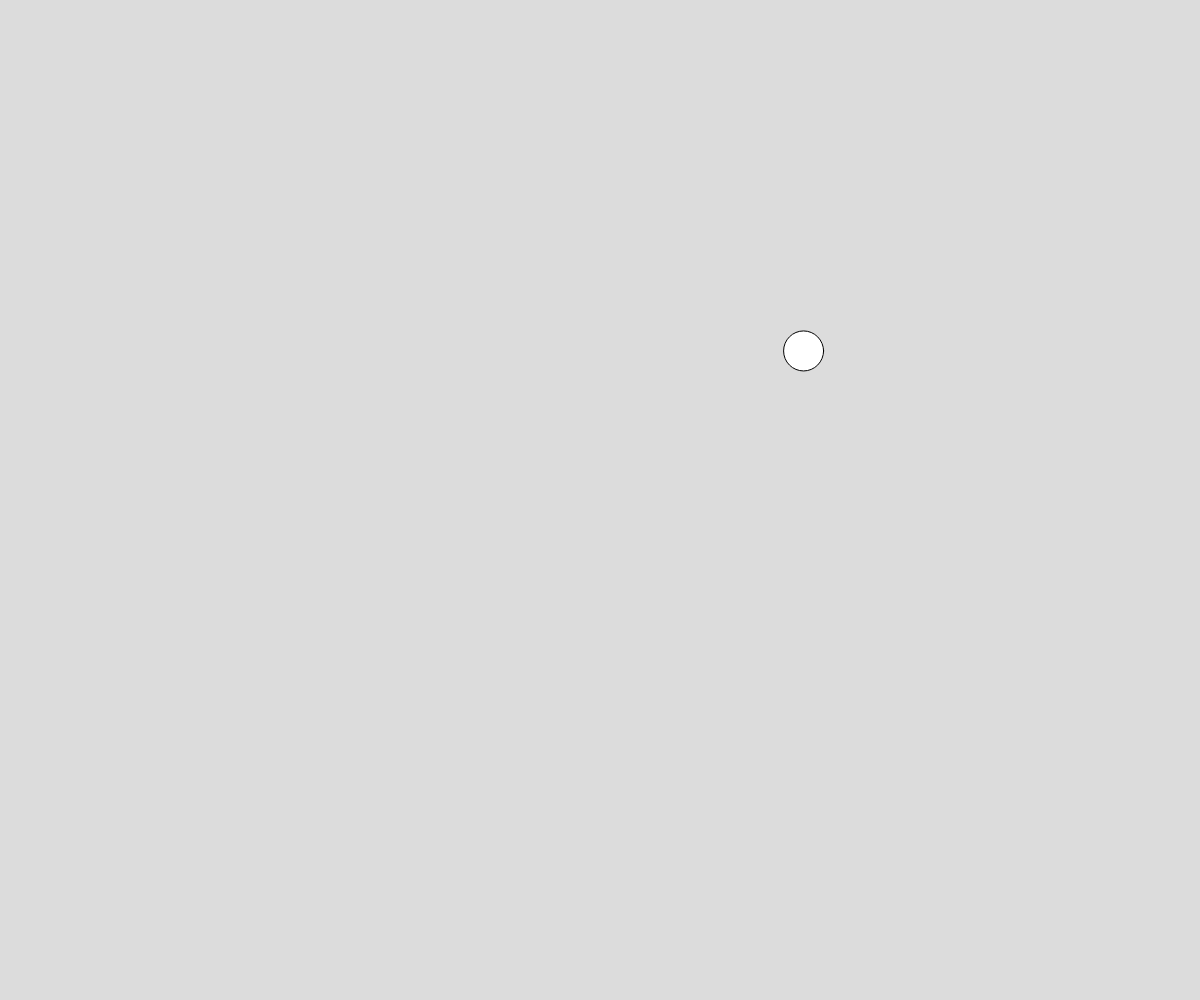
Frame 1 (no input)
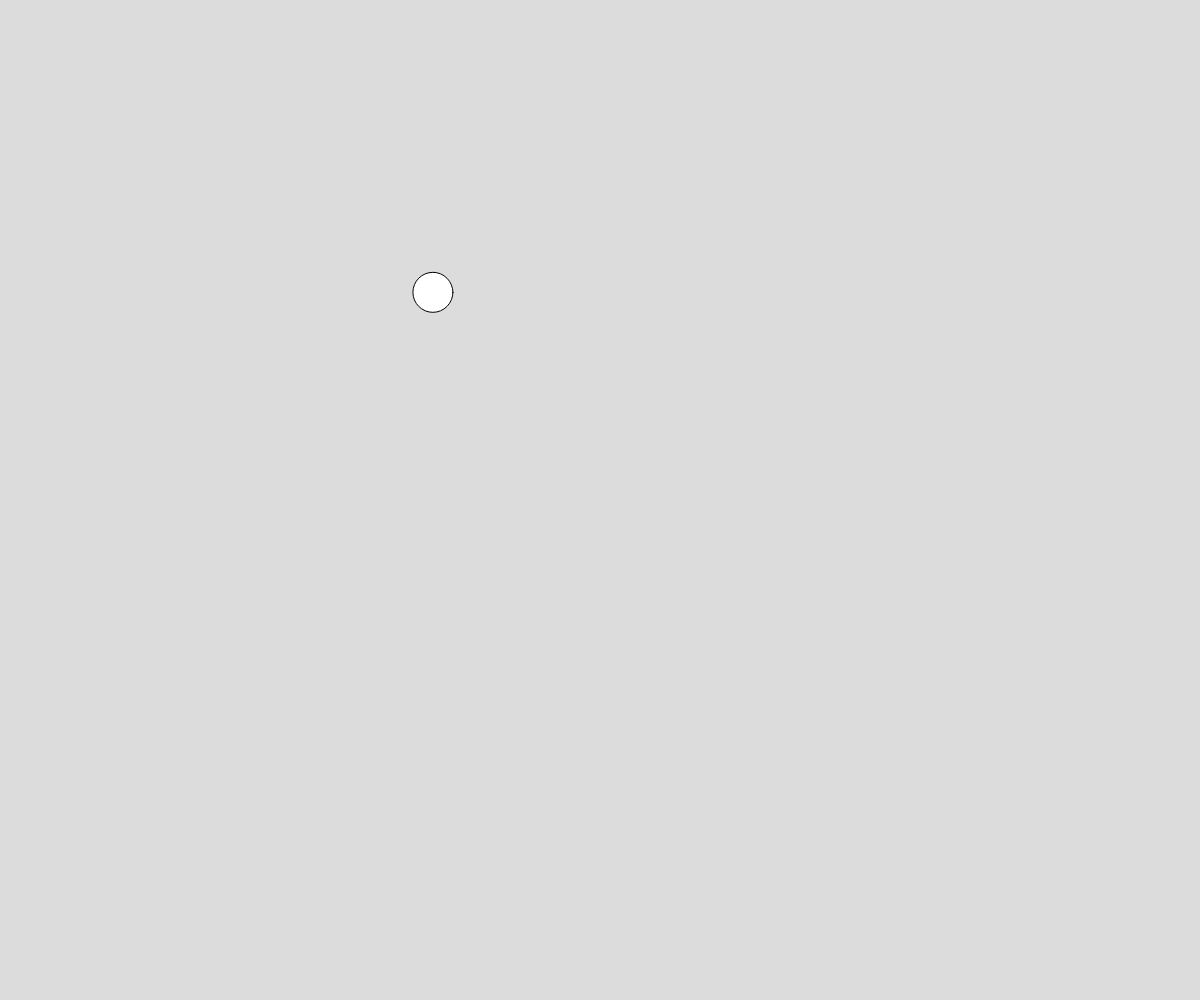
Frame 60 (no input)
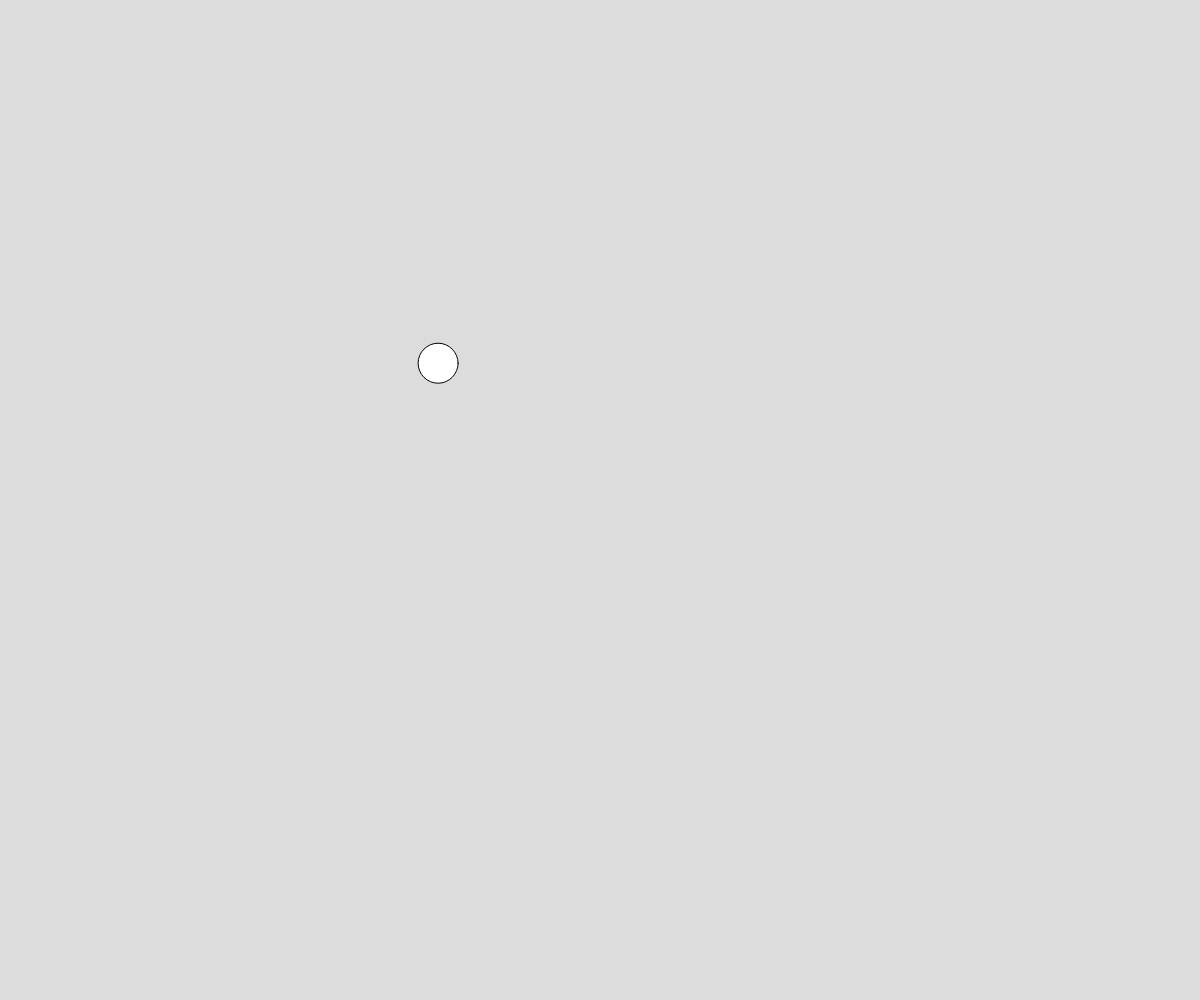
Frame 120 (the mouse pressed at the canvas centre since frame 60)

The p5.js sketch that drew these frames (run headless with seeded random() and noise() and a simulated clock; from frame 60 on, the mouse is pressed at the canvas centre):

// p5.js sketch
// ── sketch.js
// Perlin Noise Ball
// Riley Sane
// 10/07/2024

let x;
let y;
let time = 0;

function setup() {
  createCanvas(windowWidth, windowHeight);
  x = width/2;
  y = height/2;
}

function draw() {
  background(220);

  x = noise(time) * width;
  y = noise(time + 50) * height;
  circle(x, y, 40);
  time += 0.01;
}
